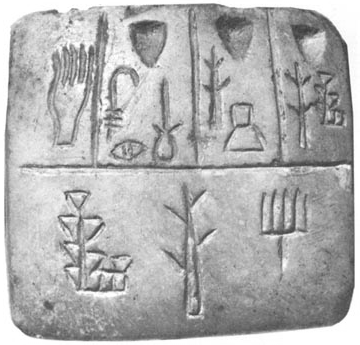
#> input picture Basic/data/tablet.png, 360 x 345 px
$ jupyter execute 'L5_Filters as templates.ipynb'
#> lines starting #> are read from the running program, lines starting #| are printed output that depends on the picture
[cell 1]
import cv2
import matplotlib.pyplot as plt
import time
import numpy as np

[cell 2]
# Highest spike in correlation is the matching point

[cell 3]
#Skip  this
tablet = cv2.imread('data/tablet.png',0).astype('uint64')
#> tablet: shape (345, 360) uint64; min 57, max 255, mean 177.1
kernel = tablet[75:165, 150:185].astype('uint64')
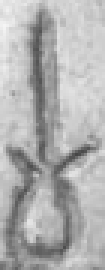
#> kernel: shape (90, 35) uint64 (shown 3 times larger); min 69, max 245, mean 176.6
res1 = np.zeros(tablet.shape)

r, c = tablet.shape
#> r = 345; c = 360
kr, kc = kernel.shape
#> kr = 90; kc = 35
m = kr//2
#> m = 45

for i in range(r-m-1):
    for j in range(c-m-1):
        midValue = 0;
        for k in range(kr):
            for l in range(kc):
                midValue+=tablet[i+k,j+l]*kernel[k,l]
        res1[i+m,j+m] = midValue/16
